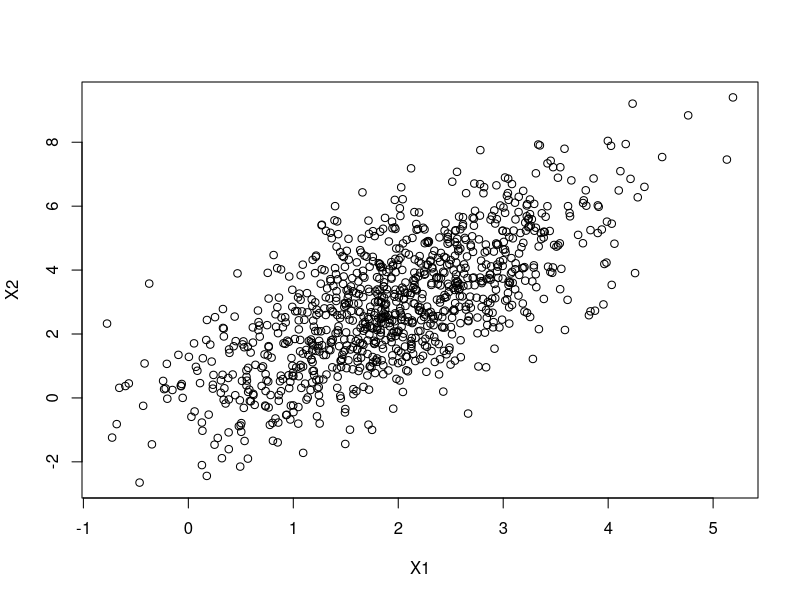
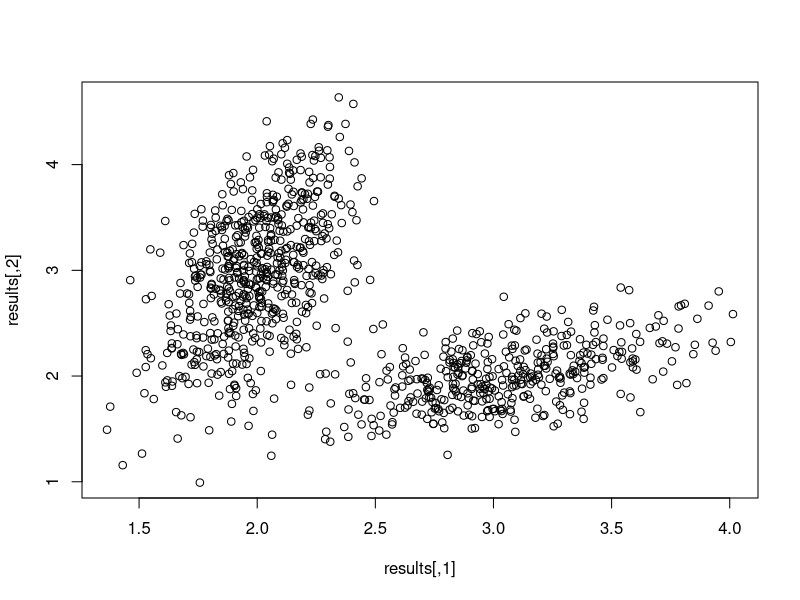

The R source for these figures, in order:
library(mixtools)

### a) ###

# average
mu = as.vector(c(2,3))

# given values for std. dev
sigma_1 = 1
sigma_2 = 2

# given value for correlation
corr = 0.7

# corr = sigma_12/ (sigma_1 * sigma_2)
sigma_12 = corr * sigma_1 * sigma_2

# covariance matrix
S = matrix(c(sigma_1^2, sigma_12, sigma_12, sigma_2^2), byrow=TRUE, nrow=2)

# generate 1000 obs. from multivariate normal distribution
obs = rmvnorm(1000, mu = mu, sigma = S)

# plot the variables against each other
plot(x=obs[, 1], y=obs[, 2], xlab = "X1", ylab = "X2")



### b) ###
# Get 1000 obs. from 1 bernoulli trail with p=0.6
bernoulli_obs = rbinom(n=1000,size=1, prob=0.6)

#Mu vectors, given
mu1 = as.vector(c(2, 3))
mu2 = as.vector(c(3, 2))

#S vectors, given corr. 0,5 for both S1, S2
S1 = matrix(c(0.2^2, 0.5*0.2*0.6, 0.5*0.2*0.6, 0.6^2), byrow=TRUE, nrow=2)
S2 = matrix(c(0.4^2, 0.5*0.4*0.3, 0.5*0.4*0.3, 0.3^2), byrow=TRUE, nrow=2)

# Get a random sample from either multivariate normal dist
# Depends on outcome of the bernoulli obs
# bernoulli=1 -> N1, bernoulli=0 -> N2
results = matrix(0, length(bernoulli_obs), 2)
for (i in 1:length(bernoulli_obs)){
  if (bernoulli_obs[i] == 1) {
    random_sample1 = rmvnorm(1, mu=mu1, sigma=S1)
    results[i, 1] = random_sample1[1, 1]
    results[i, 2] = random_sample1[1, 2]
  } else{
    random_sample2 = rmvnorm(1, mu=mu2, sigma=S2)
    results[i, 1] = random_sample2[1, 1]
    results[i, 2] = random_sample2[1, 2]
  }
}

#plot the results
plot(results)

### c) ###

# Test different parameters and see if we get similar results as the start
lambda= c(0.70, 0.30)
means = list(as.vector(c(1, 5)), as.vector(c(6, 2)))
sigmas = list(matrix(c(0.1, 0.01, 0.01, 0.4), byrow=TRUE, nrow=2), 
              matrix(c(0.2, 0.005, 0.005, 0.1), byrow=TRUE, nrow=2))

epsilon = 1e-05 # Stop criterion

out = mvnormalmixEM(results, mu=means ,sigma = sigmas, 
                    lambda = lambda, epsilon = epsilon)
out[2:4]
